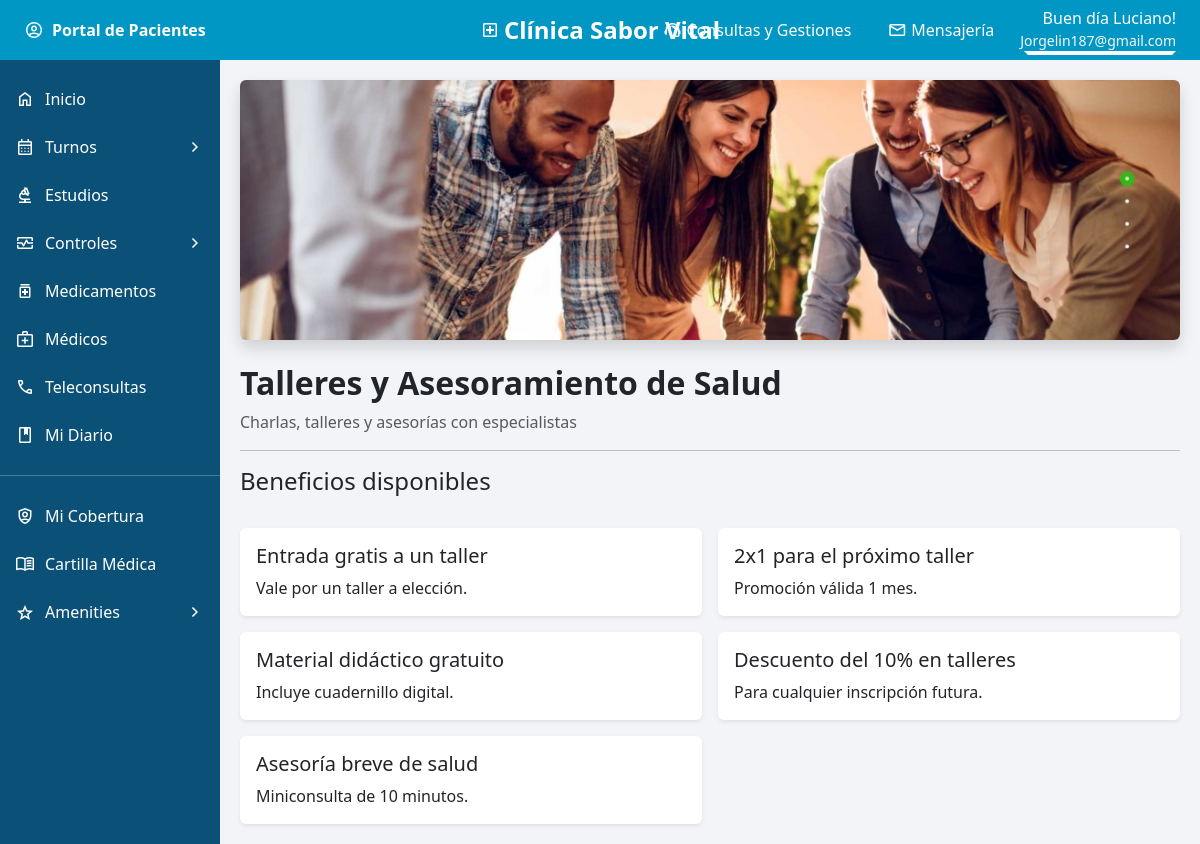
The app's page /amenities/talleres/13/ (signed in) with its own data.
### pacientes/models.py (models this page shows, shortened)
class Paciente(models.Model):
    perfil_usuario = models.ForeignKey(
        'usuarios.PerfilUsuario',
        on_delete=models.CASCADE,
        related_name="pacientes_asociados"
    )
    nombre = models.CharField(max_length=100)
    apellido = models.CharField(max_length=100)
    dni = models.CharField(max_length=20)
    email = models.EmailField()
    telefono = models.CharField(max_length=30)
    fecha_nacimiento = models.DateField(null=True, blank=True)
    obra_social = models.CharField(max_length=100, null=True, blank=True)

### amenities/models.py (models this page shows, shortened)
class Amenity(models.Model):
    nombre = models.CharField(max_length=100)
    descripcion = models.TextField(blank=True, null=True)
    costo = models.DecimalField(max_digits=8, decimal_places=2, default=0)
    horario_apertura = models.TimeField()
    horario_cierre = models.TimeField()
    disponible = models.BooleanField(default=True)
    class Meta:
        ordering = ['nombre']

class Beneficio(models.Model):
    amenity = models.ForeignKey(Amenity, on_delete=models.CASCADE, related_name="beneficios")
    titulo = models.CharField(max_length=120)
    descripcion = models.TextField(blank=True, null=True)
    activo = models.BooleanField(default=True)

### amenities/views.py (the view)
# urls.py: path("talleres/<int:paciente_id>/", views.talleres, name="talleres"),
def talleres(request, paciente_id):
    paciente = cargar_paciente(request, paciente_id)
    amenity = Amenity.objects.get(nombre="Talleres y Asesoramiento de Salud")
    beneficios = amenity.beneficios.filter(activo=True)
    return render(request, "amenities/talleres.html", {
        "paciente": paciente,
        "amenity": amenity,
        "beneficios": beneficios,
    })

### amenities/views.py (called while the page is built)
def cargar_paciente(request, paciente_id):
    perfil = request.user.perfil
    return perfil.pacientes.get(pk=paciente_id)

### pacientes/context_processors.py (called while the page is built)
def paciente_context(request):
    paciente = None
    paciente_id = None
    try:
        perfil = request.user.perfil
        if perfil and hasattr(perfil, "pacientes"):
            paciente_id = request.session.get("paciente_id")
            if paciente_id:
                paciente = perfil.pacientes.filter(id=paciente_id).first()
    except:
        pass
    return {
        "paciente": paciente,
        "paciente_id": paciente_id,
    }

### amenities/templates/amenities/talleres.html
{% extends 'amenities/base_amenity.html' %}
{% load static %}
{% block amenity_image %}
<div class="mb-4">
    <img src="{% static 'amenities/talleres.jpg' %}"
         alt="Talleres"
         class="img-fluid rounded shadow"
         style="max-height: 260px; object-fit: cover; width: 100%;">
</div>
{% endblock %}

### amenities/templates/amenities/base_amenity.html (shortened to what this page needs)
{% extends 'base.html' %}
{% block content %}
<div class="amenity-content">
    {% block amenity_image %}
    {% endblock %}
    <h2 class="fw-bold mt-3">{{ amenity.nombre }}</h2>
    {% if amenity.descripcion %}
        <p class="text-muted">{{ amenity.descripcion }}</p>
    {% endif %}
    <hr>
    <h4 class="mt-3">Beneficios disponibles</h4>
    <div class="row mt-3 g-3">
        {% for b in beneficios %}
            <div class="col-md-6">
                <div class="card h-100 shadow-sm border-0">
                    <div class="card-body">
                        <h5 class="card-title">{{ b.titulo }}</h5>
                        <p class="card-text">{{ b.descripcion }}</p>
                    </div>
                </div>
            </div>
        {% empty %}
            <p>No hay beneficios activos actualmente.</p>
        {% endfor %}
    </div>
</div>
{% endblock %}

### templates/base.html (shortened to what this page needs)
{% load static %}
<!DOCTYPE html>
<html lang="es">
<head>
    <link href="https://cdn.jsdelivr.net/npm/bootstrap@5.3.2/dist/css/bootstrap.min.css" rel="stylesheet">
    <link rel="stylesheet" href="{% static 'css/layout.css' %}">
</head>
<body>
    <div class="topbar d-flex align-items-center justify-content-between px-4 text-white">
        <div class="d-flex align-items-center gap-2 fw-bold">
            <span class="material-symbols-outlined">account_circle</span>
            Portal de Pacientes
        </div>
        <div class="topbar-center position-absolute start-50 translate-middle-x">
            <a href="{% url 'usuarios:portal_paciente' paciente.id %}"
                class="d-flex align-items-center gap-1 text-white text-decoration-none">
                <span class="material-symbols-outlined">local_hospital</span>
                Clínica Sabor Vital
            </a>
        </div>
        <div class="d-flex align-items-center gap-3 ms-auto">
            <a href="{% url 'pacientes:consultas_gestiones' paciente.id %}"
               class="topbar-link d-flex align-items-center gap-1 text-white text-decoration-none">
                <span class="material-symbols-outlined">support_agent</span>
                Consultas y Gestiones
            </a>
            <a href="{% url 'pacientes:mensajeria' paciente.id %}"
               class="topbar-link d-flex align-items-center gap-1 text-white text-decoration-none">
                <span class="material-symbols-outlined">mail</span>
                Mensajería
            </a>
            <div class="dropdown">
                <div class="d-flex flex-column text-end text-white dropdown-toggle"
                     data-bs-toggle="dropdown" style="cursor:pointer;">
                    <span>Buen día {{ paciente.nombre }}!</span>
                    <small class="text-light">{{ paciente.email }}</small>
                </div>
            </div>
        </div>
    </div>
    <div class="sidebar">
        <a href="{% url 'usuarios:portal_paciente' paciente.id %}">
            <span class="material-symbols-outlined">home</span>
            <span class="text">Inicio</span>
        </a>
        <a data-bs-toggle="collapse" href="#submenuTurnos">
            <span class="material-symbols-outlined">calendar_month</span>
            <span class="text">Turnos</span>
            <span class="material-symbols-outlined">chevron_right</span>
        </a>
        <a href="{% url 'pacientes:estudios' paciente.id %}">
            <span class="material-symbols-outlined">biotech</span>
            <span class="text">Estudios</span>
        </a>
        <a data-bs-toggle="collapse" href="#submenuControles">
            <span class="material-symbols-outlined">monitor_heart</span>
            <span class="text">Controles</span>
            <span class="material-symbols-outlined">chevron_right</span>
        </a>
        <a href="{% url 'pacientes:medicamentos' paciente.id %}">
            <span class="material-symbols-outlined">medication</span>
            <span class="text">Medicamentos</span>
        </a>
        <a href="{% url 'pacientes:mis_medicos' paciente.id %}">
            <span class="material-symbols-outlined">medical_services</span>
            <span class="text">Médicos</span>
        </a>
        <a href="{% url 'pacientes:teleconsultas' paciente.id %}">
            <span class="material-symbols-outlined">call</span>
            <span class="text">Teleconsultas</span>
        </a>
        <a href="{% url 'pacientes:mi_diario' paciente.id %}">
            <span class="material-symbols-outlined">book</span>
            <span class="text">Mi Diario</span>
        </a>
        <hr class="text-white">
        <a href="#">
            <span class="material-symbols-outlined">shield_person</span>
            <span class="text">Mi Cobertura</span>
        </a>
        <a href="{% url 'pacientes:cartilla' paciente.id %}">
            <span class="material-symbols-outlined">menu_book</span>
            <span class="text">Cartilla Médica</span>
        </a>
        <a data-bs-toggle="collapse" href="#submenuAmenities">
            <span class="material-symbols-outlined">grade</span>
            <span class="text">Amenities</span>
            <span class="material-symbols-outlined">chevron_right</span>
        </a>
    </div>
    <div class="content">
        {% block content %}{% endblock %}
    </div>
</body>
</html>

### static/css/layout.css (style rules this page uses)
body { background-color: #f2f4f7; margin: 0; }
.material-symbols-outlined { font-size: 20px; color: white; }
.topbar { background-color: #0097c4; height: 60px; position: fixed; top: 0; left: 0; right: 0; z-index: 1000; }
.sidebar { background-color: #0b5177; width: 220px; position: fixed; top: 60px; bottom: 0; left: 0; overflow-y: auto; padding-top: 15px; }
.sidebar a { color: #fff; text-decoration: none; padding: 12px 15px; display: flex; align-items: center; justify-content: space-between; }
.sidebar .text { flex-grow: 1; margin-left: 10px; }
.content { margin-left: 220px; margin-top: 60px; padding: 20px; }
.topbar-center { font-size: 1.5rem; font-weight: 600; position: relative; }
.topbar-link { padding: 6px 10px; border-radius: 6px; transition: background-color 0.2s ease; }

### records on screen
Paciente: nombre "Luciano", email "Jorgelin187@gmail.com"
Amenity: nombre "Talleres y Asesoramiento de Salud", descripcion "Charlas, talleres y asesorías con especialistas"
Beneficio: titulo "Entrada gratis a un taller", descripcion "Vale por un taller a elección."
Beneficio: titulo "2x1 para el próximo taller", descripcion "Promoción válida 1 mes."
Beneficio: titulo "Material didáctico gratuito", descripcion "Incluye cuadernillo digital."
Beneficio: titulo "Descuento del 10% en talleres", descripcion "Para cualquier inscripción futura."
Beneficio: titulo "Asesoría breve de salud", descripcion "Miniconsulta de 10 minutos."
